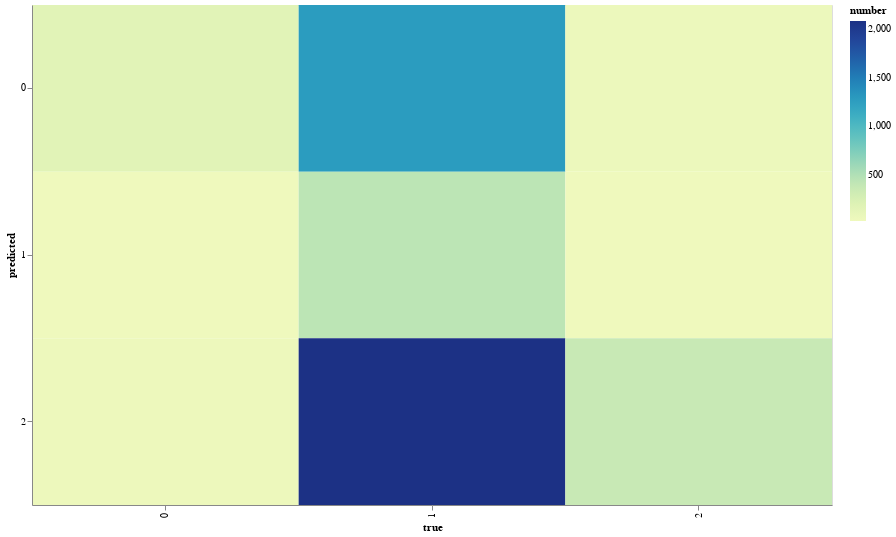

The notebook cell saved with this chart:
### Code cell
x, y = np.meshgrid(range(0, 3), range(0, 3))
source = pd.DataFrame({"true": x.ravel(), "predicted": y.ravel(), "number": cm.ravel()})
chart = (
    alt.Chart(source)
    .mark_rect()
    .encode(x="true:O", y="predicted:O", color="number:Q", tooltip=["number"])
    .interactive()
    .properties(width=800, height=500)
)
chart

### Figure 1 — Vega-Lite specification as saved in the notebook (floating-point values rounded to 4 significant figures)
{"$schema": "https://vega.github.io/schema/vega-lite/v4.8.1.json", "config": {"view": {"continuousHeight": 300, "continuousWidth": 400}}, "data": {"name": "data-eff5276d006b99f677b4b2dad8f57ff1"}, "datasets": {"data-eff5276d006b99f677b4b2dad8f57ff1": [{"number": 171, "predicted": 0, "true": 0}, {"number": 1275, "predicted": 0, "true": 1}, {"number": 54, "predicted": 0, "true": 2}, {"number": 31, "predicted": 1, "true": 0}, {"number": 442, "predicted": 1, "true": 1}, {"number": 27, "predicted": 1, "true": 2}, {"number": 52, "predicted": 2, "true": 0}, {"number": 2082, "predicted": 2, "true": 1}, {"number": 366, "predicted": 2, "true": 2}]}, "encoding": {"color": {"field": "number", "type": "quantitative"}, "tooltip": [{"field": "number", "type": "quantitative"}], "x": {"field": "true", "type": "ordinal"}, "y": {"field": "predicted", "type": "ordinal"}}, "height": 500, "mark": "rect", "selection": {"selector002": {"bind": "scales", "encodings": ["x", "y"], "type": "interval"}}, "width": 800}
